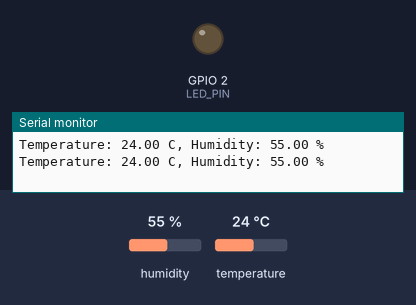
The sketch below on a simulated ESP32. Shown: output pins drawn as LEDs (lit = HIGH), the last lines printed to the serial monitor. The inputs (shaded band) are chosen by the test bench; at power-on: temperature 24 °C, humidity 55 %.

Above: at 2.8 s.
2.9 s: temperature set to 28 °C
5.6 s: temperature set to 31 °C
At 7.0 s:
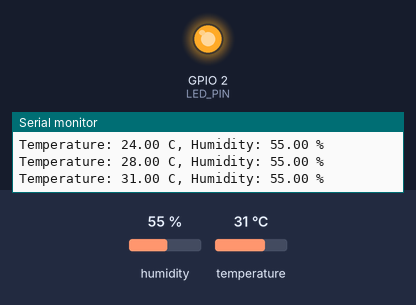
8.3 s: temperature set to 12 °C
At 10.6 s:
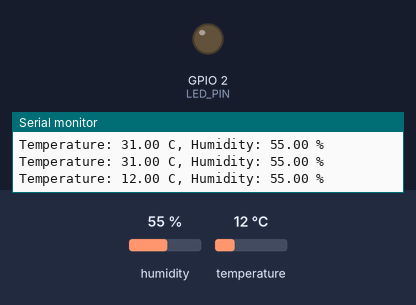
11.6 s: temperature set to 33 °C
At 13.0 s:
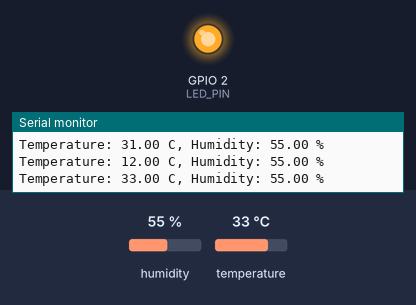
Timing chart, 0 to 14.6 s (numbered marks = the images above; inputs shaded):
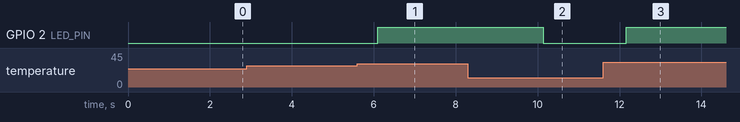

The sketch:

DHT_RTOS.ino
```cpp
#include <Arduino.h>
#include <DHT.h>

#define DHT_PIN 4
#define DHT_TYPE DHT11
#define LED_PIN 2
#define TEMP_THRESHOLD 30.0

DHT dht(DHT_PIN, DHT_TYPE);

// Data structure for temperature and humidity
struct SensorData {
  float temperature;
  float humidity;
};

// Two queues
QueueHandle_t queue1;
QueueHandle_t queue2;

// Task 1: Read DHT11 every 2 seconds
void SenseTask(void *parameter) {
  SensorData data;

  while (1) {
    data.temperature = dht.readTemperature();
    data.humidity = dht.readHumidity();

    if (!isnan(data.temperature) &&
        !isnan(data.humidity)) {

      xQueueOverwrite(queue1, &data);
      xQueueOverwrite(queue2, &data);
    } else {
      Serial.println("DHT11 read failed!");
    }

    vTaskDelay(pdMS_TO_TICKS(2000));
  }
}

// Task 2: Print temperature and humidity
void PublishTask(void *parameter) {
  SensorData data;

  while (1) {
    if (xQueueReceive(queue1, &data, portMAX_DELAY)) {
      Serial.print("Temperature: ");
      Serial.print(data.temperature);
      Serial.print(" C, Humidity: ");
      Serial.print(data.humidity);
      Serial.println(" %");
    }
  }
}

// Task 3: Check temperature and control LED
void AlertTask(void *parameter) {
  SensorData data;

  while (1) {
    if (xQueueReceive(queue2, &data, portMAX_DELAY)) {
      if (data.temperature >= TEMP_THRESHOLD) {
        digitalWrite(LED_PIN, HIGH);
      } else {
        digitalWrite(LED_PIN, LOW);
      }
    }
  }
}

void setup() {
  Serial.begin(115200);

  pinMode(LED_PIN, OUTPUT);
  digitalWrite(LED_PIN, LOW);

  dht.begin();

  queue1 = xQueueCreate(1, sizeof(SensorData));
  queue2 = xQueueCreate(1, sizeof(SensorData));

  if (queue1 == NULL || queue2 == NULL) {
    Serial.println("Queue creation failed!");
    while (1) {
      delay(1000);
    }
  }

  xTaskCreate(SenseTask, "Sense", 3072, NULL, 2, NULL);
  xTaskCreate(PublishTask, "Publish", 3072, NULL, 1, NULL);
  xTaskCreate(AlertTask, "Alert", 3072, NULL, 2, NULL);
}

void loop() {
  vTaskDelay(pdMS_TO_TICKS(1000));
}
```

Measured:
- the behaviour switches between 29 and 30 °C on temperature (found by bisection; images 0 and 1)
- after the input at 5.6 s, GPIO 2 (LED_PIN): LOW → HIGH after 0.49 s
- after the input at 8.3 s, GPIO 2 (LED_PIN): HIGH → LOW after 1.8 s
- after the input at 11.6 s, GPIO 2 (LED_PIN): LOW → HIGH after 0.56 s
